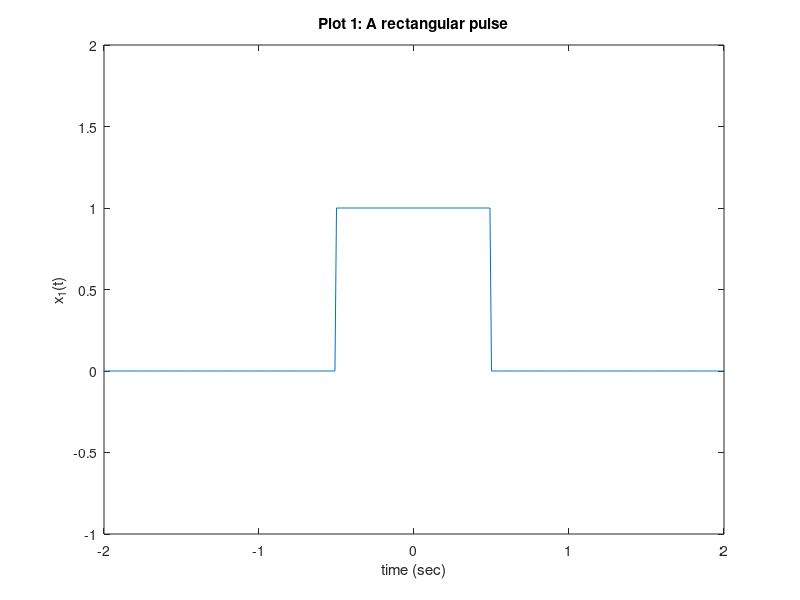

Write the MATLAB code that produced this figure.
clear all;

% Define the rectangular pulse function
function x = rect(t)
  x = (t >= -0.5 & t < 0.5);
 endfunction

% Define the sample frequency and sample period
f_s = 100; % Sample frequency
T_s = 1/f_s; % Sample period

% Create the time axis
t = -5:T_s:5;

% Generate the rectangular pulse
x1 = rect(t);

% Plot the rectangular pulse
plot(t, x1);
axis([-2 2 -1 2]);  % Change the field of view of the plot
xlabel('time (sec)');
ylabel('x_1(t)');
title('Plot 1: A rectangular pulse');
